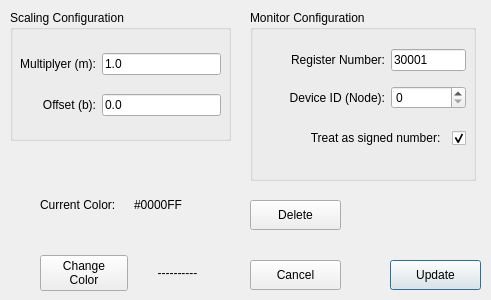
<?xml version="1.0" encoding="UTF-8"?>
<ui version="4.0">
 <class>ConfigureTrendDialog</class>
 <widget class="QDialog" name="ConfigureTrendDialog">
  <property name="geometry">
   <rect>
    <x>0</x>
    <y>0</y>
    <width>491</width>
    <height>300</height>
   </rect>
  </property>
  <property name="windowTitle">
   <string>Configure Trend</string>
  </property>
  <property name="windowIcon">
   <iconset resource="resources.qrc">
    <normaloff>:/QModbusTool.ico</normaloff>:/QModbusTool.ico</iconset>
  </property>
  <widget class="QGroupBox" name="groupBox">
   <property name="enabled">
    <bool>true</bool>
   </property>
   <property name="geometry">
    <rect>
     <x>250</x>
     <y>10</y>
     <width>226</width>
     <height>171</height>
    </rect>
   </property>
   <property name="sizePolicy">
    <sizepolicy hsizetype="Minimum" vsizetype="Minimum">
     <horstretch>0</horstretch>
     <verstretch>0</verstretch>
    </sizepolicy>
   </property>
   <property name="styleSheet">
    <string notr="true"/>
   </property>
   <property name="title">
    <string>Monitor Configuration</string>
   </property>
   <widget class="QWidget" name="gridLayoutWidget_2">
    <property name="geometry">
     <rect>
      <x>10</x>
      <y>30</y>
      <width>206</width>
      <height>124</height>
     </rect>
    </property>
    <layout class="QGridLayout" name="gridLayout_2">
     <item row="1" column="0">
      <widget class="QLabel" name="label_2">
       <property name="text">
        <string>Device ID (Node):</string>
       </property>
       <property name="alignment">
        <set>Qt::AlignRight|Qt::AlignTrailing|Qt::AlignVCenter</set>
       </property>
      </widget>
     </item>
     <item row="1" column="1">
      <widget class="QSpinBox" name="NodeEdit">
       <property name="sizePolicy">
        <sizepolicy hsizetype="Fixed" vsizetype="Fixed">
         <horstretch>0</horstretch>
         <verstretch>0</verstretch>
        </sizepolicy>
       </property>
       <property name="minimumSize">
        <size>
         <width>75</width>
         <height>0</height>
        </size>
       </property>
       <property name="maximum">
        <number>255</number>
       </property>
      </widget>
     </item>
     <item row="0" column="1">
      <widget class="QLineEdit" name="RegEdit">
       <property name="enabled">
        <bool>true</bool>
       </property>
       <property name="sizePolicy">
        <sizepolicy hsizetype="Fixed" vsizetype="Fixed">
         <horstretch>0</horstretch>
         <verstretch>0</verstretch>
        </sizepolicy>
       </property>
       <property name="maximumSize">
        <size>
         <width>75</width>
         <height>16777215</height>
        </size>
       </property>
       <property name="text">
        <string>30001</string>
       </property>
       <property name="maxLength">
        <number>6</number>
       </property>
      </widget>
     </item>
     <item row="2" column="0" colspan="2">
      <widget class="QCheckBox" name="SignedEdit">
       <property name="minimumSize">
        <size>
         <width>192</width>
         <height>28</height>
        </size>
       </property>
       <property name="layoutDirection">
        <enum>Qt::RightToLeft</enum>
       </property>
       <property name="text">
        <string>Treat as signed number:  </string>
       </property>
       <property name="checked">
        <bool>true</bool>
       </property>
      </widget>
     </item>
     <item row="0" column="0">
      <widget class="QLabel" name="label">
       <property name="text">
        <string>Register Number:</string>
       </property>
       <property name="alignment">
        <set>Qt::AlignRight|Qt::AlignTrailing|Qt::AlignVCenter</set>
       </property>
      </widget>
     </item>
    </layout>
   </widget>
  </widget>
  <widget class="QGroupBox" name="groupBox_2">
   <property name="geometry">
    <rect>
     <x>10</x>
     <y>10</y>
     <width>221</width>
     <height>131</height>
    </rect>
   </property>
   <property name="styleSheet">
    <string notr="true"/>
   </property>
   <property name="title">
    <string>Scaling Configuration</string>
   </property>
   <widget class="QWidget" name="gridLayoutWidget_3">
    <property name="geometry">
     <rect>
      <x>10</x>
      <y>30</y>
      <width>201</width>
      <height>91</height>
     </rect>
    </property>
    <layout class="QGridLayout" name="gridLayout_3">
     <item row="1" column="0">
      <widget class="QLabel" name="label_4">
       <property name="text">
        <string>Offset (b):</string>
       </property>
       <property name="alignment">
        <set>Qt::AlignRight|Qt::AlignTrailing|Qt::AlignVCenter</set>
       </property>
      </widget>
     </item>
     <item row="1" column="1">
      <widget class="QLineEdit" name="OffsetBox">
       <property name="text">
        <string>0.0</string>
       </property>
      </widget>
     </item>
     <item row="0" column="1">
      <widget class="QLineEdit" name="MultBox">
       <property name="text">
        <string>1.0</string>
       </property>
      </widget>
     </item>
     <item row="0" column="0">
      <widget class="QLabel" name="label_3">
       <property name="sizePolicy">
        <sizepolicy hsizetype="Minimum" vsizetype="Minimum">
         <horstretch>0</horstretch>
         <verstretch>0</verstretch>
        </sizepolicy>
       </property>
       <property name="text">
        <string>Multiplyer (m):</string>
       </property>
       <property name="alignment">
        <set>Qt::AlignRight|Qt::AlignTrailing|Qt::AlignVCenter</set>
       </property>
      </widget>
     </item>
    </layout>
   </widget>
  </widget>
  <widget class="QGroupBox" name="groupBox_3">
   <property name="geometry">
    <rect>
     <x>30</x>
     <y>140</y>
     <width>201</width>
     <height>161</height>
    </rect>
   </property>
   <property name="sizePolicy">
    <sizepolicy hsizetype="Minimum" vsizetype="Minimum">
     <horstretch>0</horstretch>
     <verstretch>0</verstretch>
    </sizepolicy>
   </property>
   <property name="styleSheet">
    <string notr="true">QGroupBox{
                      border: 0px;
} 
</string>
   </property>
   <property name="title">
    <string/>
   </property>
   <widget class="QWidget" name="gridLayoutWidget">
    <property name="geometry">
     <rect>
      <x>10</x>
      <y>30</y>
      <width>181</width>
      <height>121</height>
     </rect>
    </property>
    <layout class="QGridLayout" name="gridLayout">
     <property name="verticalSpacing">
      <number>16</number>
     </property>
     <item row="1" column="1">
      <widget class="QLabel" name="ColorSample">
       <property name="text">
        <string>----------</string>
       </property>
       <property name="alignment">
        <set>Qt::AlignCenter</set>
       </property>
      </widget>
     </item>
     <item row="0" column="1">
      <widget class="QLabel" name="ColorText">
       <property name="text">
        <string>#0000FF</string>
       </property>
      </widget>
     </item>
     <item row="0" column="0">
      <widget class="QLabel" name="label_5">
       <property name="text">
        <string>Current Color:</string>
       </property>
      </widget>
     </item>
     <item row="1" column="0">
      <widget class="QPushButton" name="ColorButton">
       <property name="text">
        <string>Change
Color</string>
       </property>
      </widget>
     </item>
    </layout>
   </widget>
  </widget>
  <widget class="QPushButton" name="Accept">
   <property name="geometry">
    <rect>
     <x>390</x>
     <y>260</y>
     <width>91</width>
     <height>30</height>
    </rect>
   </property>
   <property name="text">
    <string>Update</string>
   </property>
   <property name="default">
    <bool>true</bool>
   </property>
  </widget>
  <widget class="QPushButton" name="Delete">
   <property name="geometry">
    <rect>
     <x>250</x>
     <y>200</y>
     <width>91</width>
     <height>30</height>
    </rect>
   </property>
   <property name="text">
    <string>Delete</string>
   </property>
   <property name="autoDefault">
    <bool>false</bool>
   </property>
  </widget>
  <widget class="QPushButton" name="Cancel">
   <property name="geometry">
    <rect>
     <x>250</x>
     <y>260</y>
     <width>91</width>
     <height>30</height>
    </rect>
   </property>
   <property name="text">
    <string>Cancel</string>
   </property>
   <property name="autoDefault">
    <bool>false</bool>
   </property>
  </widget>
 </widget>
 <resources>
  <include location="resources.qrc"/>
 </resources>
 <connections/>
</ui>
